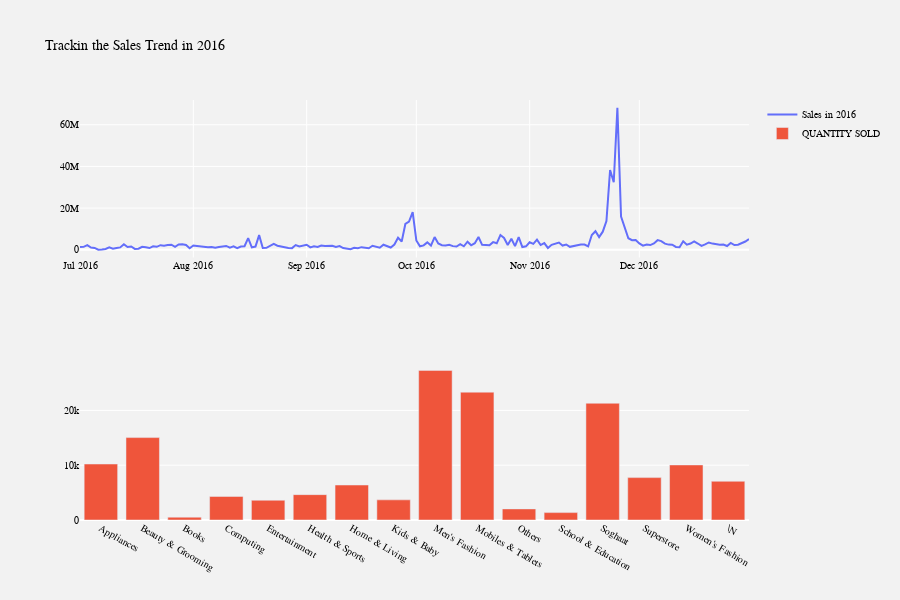

The cell this chart's notebook holds for it:
### Code cell
fig = make_subplots(rows=2, cols=1, subplot_titles=(""))

fig.append_trace(go.Scatter(
    x=trend_2016["created_at"],
    y=trend_2016["grand_total"],
    name="Sales in 2016",
), row=1, col=1)
fig.append_trace(go.Bar(
    x=cat_2016["category_name_1"],
    y=cat_2016["qty_ordered"],
    name="QUANTITY SOLD ",
), row=2, col=1)

fig.update_layout(height=600, width=900, title_text="Trackin the Sales Trend in 2016")
fig.update_layout(
paper_bgcolor = " #f2f2f2",
plot_bgcolor = " #f2f2f2",
font=dict(family='sans-serif',
                  color='black',
                  size=10),)
fig.show()

### Figure 1 — Plotly figure (JSON) as saved in the notebook; plotly's stock layout.template omitted (floating-point values rounded to 4 significant figures; data arrays with more than 128 entries replaced by an {"elided": "..."} marker saying what was removed)
{"data": [{"name": "Sales in 2016", "type": "scatter", "x": {"elided": "184 str values"}, "xaxis": "x", "y": {"elided": "184 float values"}, "yaxis": "y"}, {"name": "QUANTITY SOLD ", "type": "bar", "x": ["Appliances", "Beauty & Grooming", "Books", "Computing", "Entertainment", "Health & Sports", "Home & Living", "Kids & Baby", "Men's Fashion", "Mobiles & Tablets", "Others", "School & Education", "Soghaat", "Superstore", "Women's Fashion", "\\N"], "xaxis": "x2", "y": [10215, 15039, 515, 4300, 3605, 4629, 6383, 3674, 27306, 23331, 2023, 1350, 21301, 7736, 10049, 7064], "yaxis": "y2"}], "layout": {"font": {"color": "black", "family": "sans-serif", "size": 10}, "height": 600, "paper_bgcolor": " #f2f2f2", "plot_bgcolor": " #f2f2f2", "title": {"text": "Trackin the Sales Trend in 2016"}, "width": 900, "xaxis": {"anchor": "y", "domain": [0, 1]}, "xaxis2": {"anchor": "y2", "domain": [0, 1]}, "yaxis": {"anchor": "x", "domain": [0.625, 1]}, "yaxis2": {"anchor": "x2", "domain": [0, 0.375]}}}
